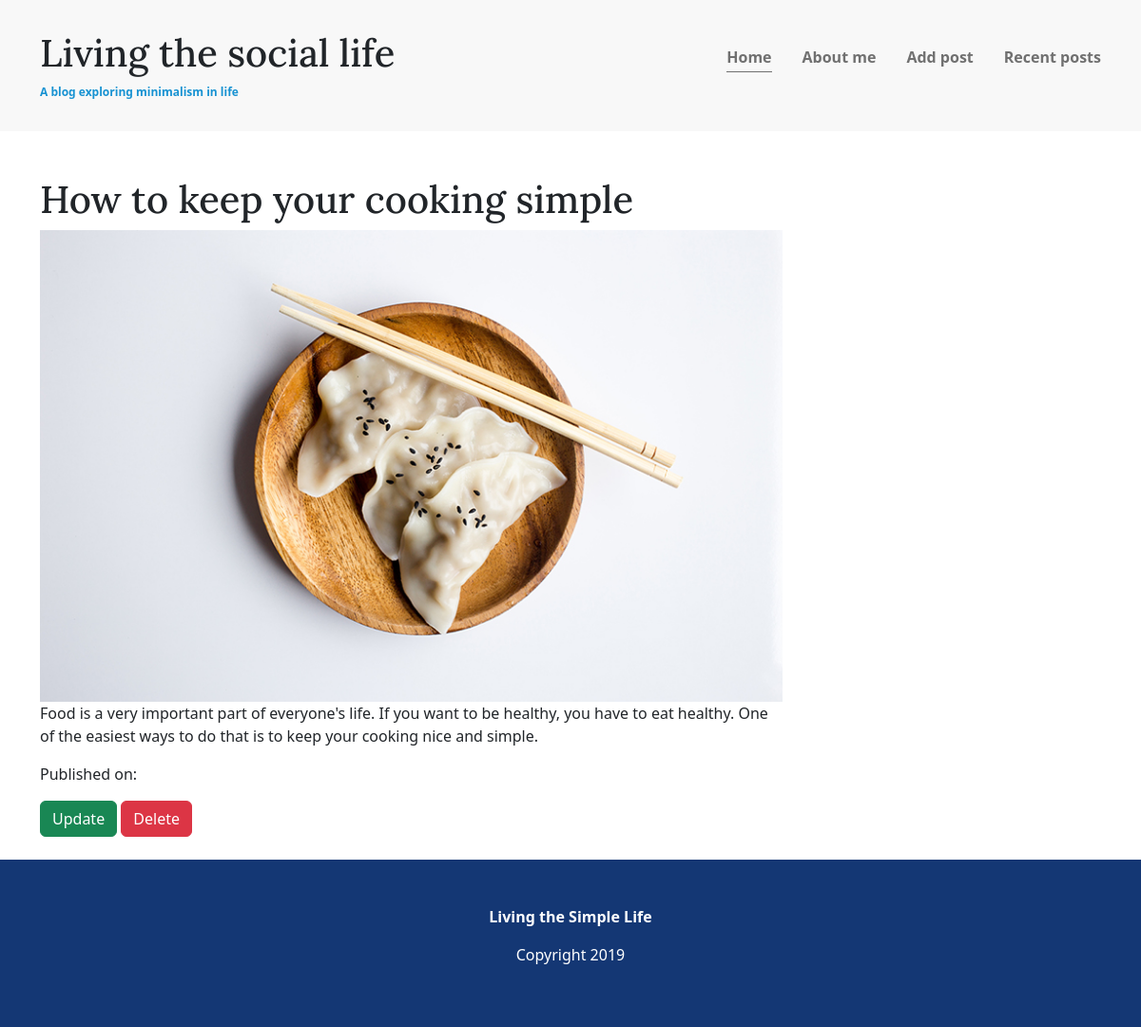
The page /article/12/ on the database its author committed.
### blogapp/models.py (models this page shows, shortened)
class AddPost(models.Model):
    head = models.CharField(max_length=200)
    description = models.TextField()
    images = models.ImageField(upload_to='uploads/', default='uploads/default.jpg')

### blogapp/views.py (the view)
# urls.py: path('article/<int:article_id>/', views.article_detail, name='article_detail'),
def article_detail(request, article_id):
    article = get_object_or_404(AddPost, id=article_id)
    return render(request, 'article_detail.html', {'article': article})

### templates/article_detail.html (shortened to what this page needs)
{% extends "base.html" %}
{% load static %}
{% block content %}
<div class="container container-flex">
    <main role="main">
        <div class="article-detail">
            <h1>{{ article.head }}</h1>
            <img src="{{ article.images.url }}" alt="Article image" class="article-image">
            <p>{{ article.description }}</p>
            <p>Published on: {{ article.created_at|date:"F j, Y" }}</p>
            <div class="button-group mb-4">
                <a href="{% url 'article_update' article.id %}" class="btn btn-update btn-success">Update</a>
                <form action="{% url 'article_delete' article.id %}" method="POST" style="display:inline;">
                    <input type="submit" value="Delete" class="btn btn-delete btn-danger">
                </form>
            </div>
        </div>
    </main>
</div>
{% endblock %}

### static/css/styles.css (style rules this page uses)
body { margin: 0; font-family: 'Ubuntu', sans-serif; font-size: 1.125rem; font-weight: 300; }
img { max-width: 100%; display: block; }
h1, h2, h3 { font-family: 'Lora', serif; font-weight: 400; color: #143774; margin-top: 0; }
h1 { font-size: 2rem; margin: 0; }
a { color: #1792d2; }
.container { width: 90%; max-width: 900px; margin: 0 auto; }
.container-flex { display: flex; flex-direction: column; justify-content: space-between; }
@media (min-width: 675px) { .container-flex { flex-direction: row; } }
@media (min-width: 675px) { main { width: 70%; } }
@media (min-width: 675px) { .article-image { order: -2; min-height: 250px; object-fit: cover; } }

### rows shown on the page
AddPost: head "How to keep your cooking simple", images (picture), description "Food is a very important part of everyone's life. If you want to be healthy, you have to eat healthy. One of the easiest ways to do that is to keep your cooking nice and simple."
